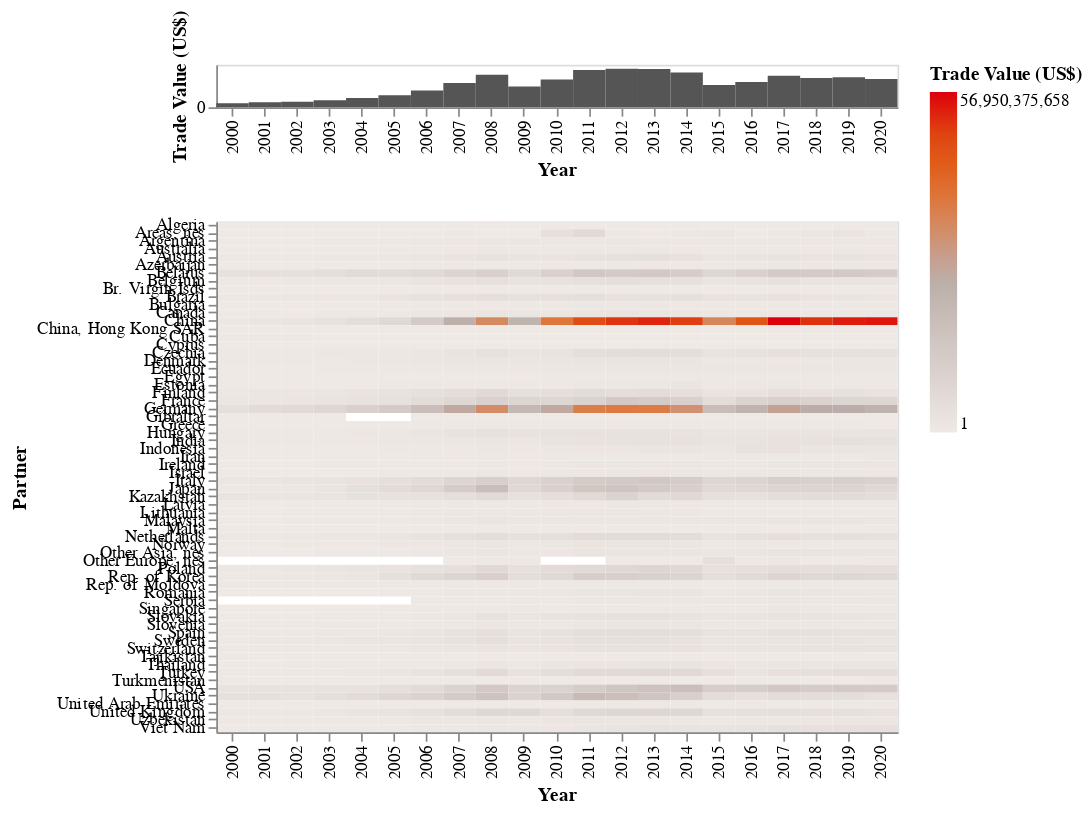

Source (notebook cell):
### Code cell
import_world_usd = alt.Chart(
    subdata.loc[
        (subdata['Trade Flow'] == 'Import') & (subdata.Partner == "World")
    ]
).mark_rect(color="#555555").encode(
    x='Year:O',
    y='Trade Value (US$)',
    #color='Trade Value (US$)'
).properties(
    height=25
)

import_partners_pct = alt.Chart(
    subdata.loc[
        (subdata['Trade Flow'] == 'Import') & (subdata.Partner != "World")
    ]
).mark_rect().encode(
    x='Year:O',
    y='Partner:O',
    color=alt.Color('Trade Value (US$)', scale=alt.Scale(scheme='lightgreyred'))
)

alt.vconcat(import_world_usd, import_partners_pct)

### Figure 1 — Vega-Lite specification as saved in the notebook (floating-point values rounded to 4 significant figures; data arrays with more than 128 entries replaced by an {"elided": "..."} marker saying what was removed)
{"$schema": "https://vega.github.io/schema/vega-lite/v3.2.1.json", "config": {"mark": {"tooltip": null}, "view": {"height": 300, "width": 400}}, "datasets": {"data-4c3752e205b2f4028ee00531b224eb89": [{"Commodity": "ALL COMMODITIES", "Commodity Code": "TOTAL", "Partner": "World", "Partner Code": 0, "Partner ISO": "WLD", "Partner Pct": 100, "Reporter": "Russian Federation", "Reporter Code": 643, "Reporter ISO": "RUS", "Trade Flow": "Import", "Trade Value (US$)": 33880091843, "Year": 2000}, {"Commodity": "ALL COMMODITIES", "Commodity Code": "TOTAL", "Partner": "World", "Partner Code": 0, "Partner ISO": "WLD", "Partner Pct": 100, "Reporter": "Russian Federation", "Reporter Code": 643, "Reporter ISO": "RUS", "Trade Flow": "Import", "Trade Value (US$)": 41865361958, "Year": 2001}, {"Commodity": "ALL COMMODITIES", "Commodity Code": "TOTAL", "Partner": "World", "Partner Code": 0, "Partner ISO": "WLD", "Partner Pct": 100, "Reporter": "Russian Federation", "Reporter Code": 643, "Reporter ISO": "RUS", "Trade Flow": "Import", "Trade Value (US$)": 46176985039, "Year": 2002}, {"Commodity": "ALL COMMODITIES", "Commodity Code": "TOTAL", "Partner": "World", "Partner Code": 0, "Partner ISO": "WLD", "Partner Pct": 100, "Reporter": "Russian Federation", "Reporter Code": 643, "Reporter ISO": "RUS", "Trade Flow": "Import", "Trade Value (US$)": 57345988014, "Year": 2003}, {"Commodity": "ALL COMMODITIES", "Commodity Code": "TOTAL", "Partner": "World", "Partner Code": 0, "Partner ISO": "WLD", "Partner Pct": 100, "Reporter": "Russian Federation", "Reporter Code": 643, "Reporter ISO": "RUS", "Trade Flow": "Import", "Trade Value (US$)": 75569014526, "Year": 2004}, {"Commodity": "ALL COMMODITIES", "Commodity Code": "TOTAL", "Partner": "World", "Partner Code": 0, "Partner ISO": "WLD", "Partner Pct": 100, "Reporter": "Russian Federation", "Reporter Code": 643, "Reporter ISO": "RUS", "Trade Flow": "Import", "Trade Value (US$)": 98707255772, "Year": 2005}, {"Commodity": "ALL COMMODITIES", "Commodity Code": "TOTAL", "Partner": "World", "Partner Code": 0, "Partner ISO": "WLD", "Partner Pct": 100, "Reporter": "Russian Federation", "Reporter Code": 643, "Reporter ISO": "RUS", "Trade Flow": "Import", "Trade Value (US$)": 137811059897, "Year": 2006}, {"Commodity": "All Commodities", "Commodity Code": "TOTAL", "Partner": "World", "Partner Code": 0, "Partner ISO": "WLD", "Partner Pct": 100, "Reporter": "Russian Federation", "Reporter Code": 643, "Reporter ISO": "RUS", "Trade Flow": "Import", "Trade Value (US$)": 199725954506, "Year": 2007}, {"Commodity": "All Commodities", "Commodity Code": "TOTAL", "Partner": "World", "Partner Code": 0, "Partner ISO": "WLD", "Partner Pct": 100, "Reporter": "Russian Federation", "Reporter Code": 643, "Reporter ISO": "RUS", "Trade Flow": "Import", "Trade Value (US$)": 267051243546, "Year": 2008}, {"Commodity": "All Commodities", "Commodity Code": "TOTAL", "Partner": "World", "Partner Code": 0, "Partner ISO": "WLD", "Partner Pct": 100, "Reporter": "Russian Federation", "Reporter Code": 643, "Reporter ISO": "RUS", "Trade Flow": "Import", "Trade Value (US$)": 170826590309, "Year": 2009}, {"Commodity": "All Commodities", "Commodity Code": "TOTAL", "Partner": "World", "Partner Code": 0, "Partner ISO": "WLD", "Partner Pct": 100, "Reporter": "Russian Federation", "Reporter Code": 643, "Reporter ISO": "RUS", "Trade Flow": "Import", "Trade Value (US$)": 228911658149, "Year": 2010}, {"Commodity": "All Commodities", "Commodity Code": "TOTAL", "Partner": "World", "Partner Code": 0, "Partner ISO": "WLD", "Partner Pct": 100, "Reporter": "Russian Federation", "Reporter Code": 643, "Reporter ISO": "RUS", "Trade Flow": "Import", "Trade Value (US$)": 306091490306, "Year": 2011}, {"Commodity": "All Commodities", "Commodity Code": "TOTAL", "Partner": "World", "Partner Code": 0, "Partner ISO": "WLD", "Partner Pct": 100, "Reporter": "Russian Federation", "Reporter Code": 643, "Reporter ISO": "RUS", "Trade Flow": "Import", "Trade Value (US$)": 316192918041, "Year": 2012}, {"Commodity": "All Commodities", "Commodity Code": "TOTAL", "Partner": "World", "Partner Code": 0, "Partner ISO": "WLD", "Partner Pct": 100, "Reporter": "Russian Federation", "Reporter Code": 643, "Reporter ISO": "RUS", "Trade Flow": "Import", "Trade Value (US$)": 314945094987, "Year": 2013}, {"Commodity": "All Commodities", "Commodity Code": "TOTAL", "Partner": "World", "Partner Code": 0, "Partner ISO": "WLD", "Partner Pct": 100, "Reporter": "Russian Federation", "Reporter Code": 643, "Reporter ISO": "RUS", "Trade Flow": "Import", "Trade Value (US$)": 286648776878, "Year": 2014}, {"Commodity": "All Commodities", "Commodity Code": "TOTAL", "Partner": "World", "Partner Code": 0, "Partner ISO": "WLD", "Partner Pct": 100, "Reporter": "Russian Federation", "Reporter Code": 643, "Reporter ISO": "RUS", "Trade Flow": "Import", "Trade Value (US$)": 182781964814, "Year": 2015}, {"Commodity": "All Commodities", "Commodity Code": "TOTAL", "Partner": "World", "Partner Code": 0, "Partner ISO": "WLD", "Partner Pct": 100, "Reporter": "Russian Federation", "Reporter Code": 643, "Reporter ISO": "RUS", "Trade Flow": "Import", "Trade Value (US$)": 207440504392, "Year": 2016}, {"Commodity": "All Commodities", "Commodity Code": "TOTAL", "Partner": "World", "Partner Code": 0, "Partner ISO": "WLD", "Partner Pct": 100, "Reporter": "Russian Federation", "Reporter Code": 643, "Reporter ISO": "RUS", "Trade Flow": "Import", "Trade Value (US$)": 259966680280, "Year": 2017}, {"Commodity": "All Commodities", "Commodity Code": "TOTAL", "Partner": "World", "Partner Code": 0, "Partner ISO": "WLD", "Partner Pct": 100, "Reporter": "Russian Federation", "Reporter Code": 643, "Reporter ISO": "RUS", "Trade Flow": "Import", "Trade Value (US$)": 240225755863, "Year": 2018}, {"Commodity": "All Commodities", "Commodity Code": "TOTAL", "Partner": "World", "Partner Code": 0, "Partner ISO": "WLD", "Partner Pct": 100, "Reporter": "Russian Federation", "Reporter Code": 643, "Reporter ISO": "RUS", "Trade Flow": "Import", "Trade Value (US$)": 247161342900, "Year": 2019}, {"Commodity": "All Commodities", "Commodity Code": "TOTAL", "Partner": "World", "Partner Code": 0, "Partner ISO": "WLD", "Partner Pct": 100, "Reporter": "Russian Federation", "Reporter Code": 643, "Reporter ISO": "RUS", "Trade Flow": "Import", "Trade Value (US$)": 231664185408, "Year": 2020}], "data-b7f37d36d0833b712741aeb81a31a31d": {"elided": "1327 records"}}, "vconcat": [{"data": {"name": "data-4c3752e205b2f4028ee00531b224eb89"}, "encoding": {"x": {"field": "Year", "type": "ordinal"}, "y": {"field": "Trade Value (US$)", "type": "quantitative"}}, "height": 25, "mark": {"color": "#555555", "type": "rect"}}, {"data": {"name": "data-b7f37d36d0833b712741aeb81a31a31d"}, "encoding": {"color": {"field": "Trade Value (US$)", "scale": {"scheme": "lightgreyred"}, "type": "quantitative"}, "x": {"field": "Year", "type": "ordinal"}, "y": {"field": "Partner", "type": "ordinal"}}, "mark": "rect"}]}
